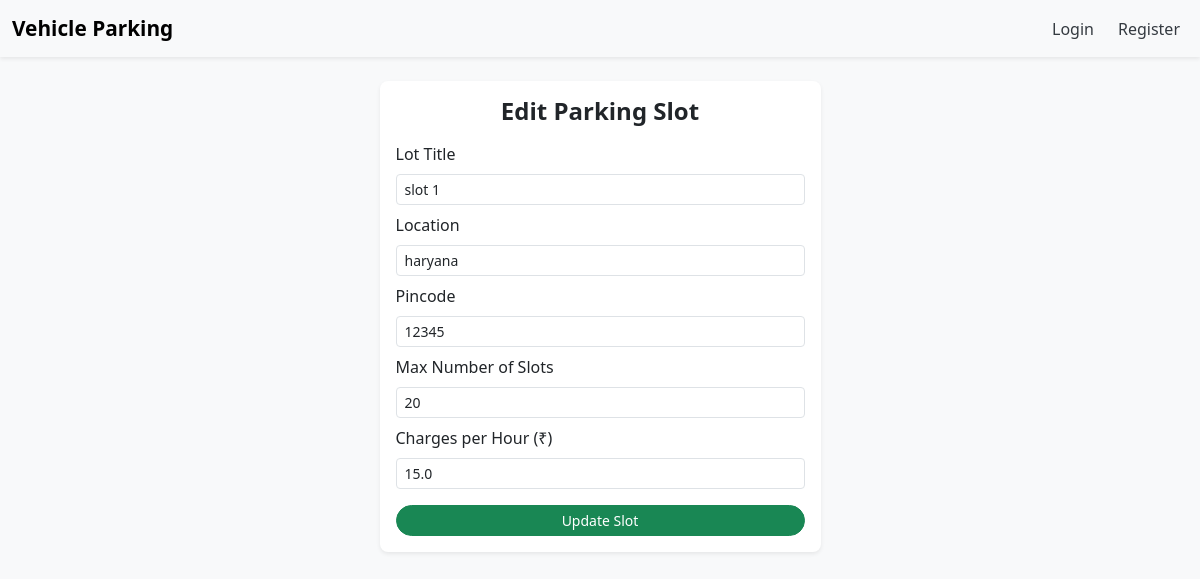
The app's page /slot/1/edit, older data.
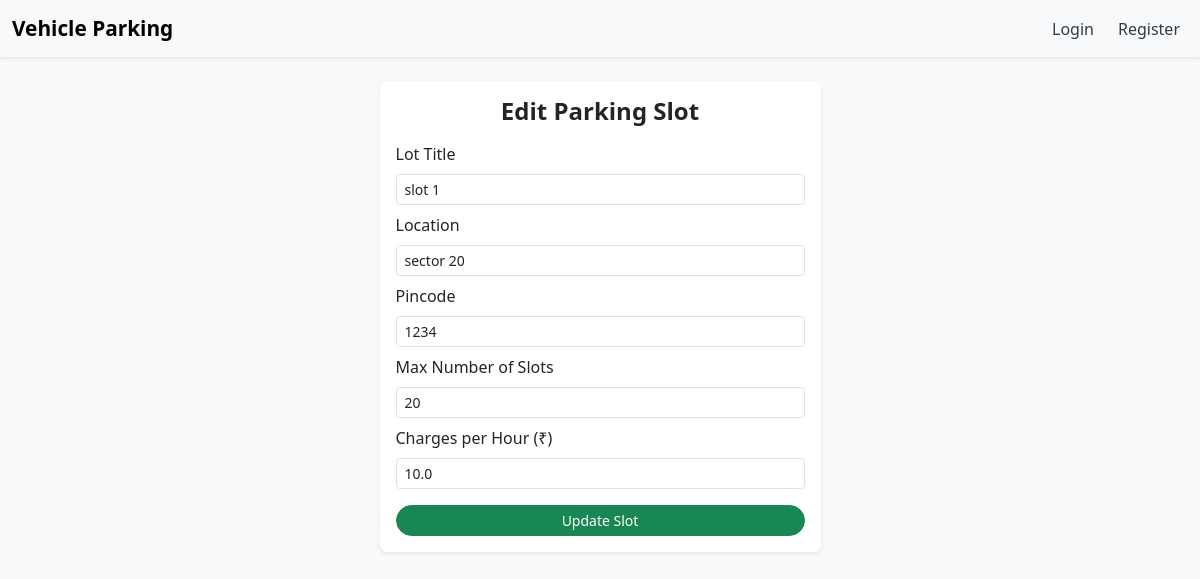
The same page, newer data.
### models.py (models this page shows)
class LotInfo(db.Model):
    __tablename__ = 'lots_info'
    lot_id = db.Column(db.Integer, primary_key=True)
    lot_title = db.Column(db.String(120), nullable=False)
    lot_location = db.Column(db.String(200))
    lot_zip = db.Column(db.String(10))
    rate_per_hr = db.Column(db.Float, nullable=False)
    total_slots = db.Column(db.Integer, nullable=False)
    slot_list = db.relationship('LotSlot', backref='parent_lot', cascade="all, delete", lazy=True)

### routes.py (the view)
    @app.route('/slot/<int:slot_id>/edit')
    def edit_slot(slot_id):
        slot = LotInfo.query.get(slot_id)
        if not slot:
            flash("Slot not found.")
            return redirect(url_for('admin_login'))
        return render_template('edit_slot.html', slot=slot)

### templates/edit_slot.html (shortened to what this page needs)
{% extends "layout.html" %}
{% block content %}
<div class="container mt-4 mb-4">
    <div class="row justify-content-center">
        <div class="col-12 col-sm-8 col-md-6 col-lg-5">
            <div class="card shadow-sm rounded-3 border-0">
                <div class="card-body p-3">
                    <h4 class="mb-3 text-center fw-bold">Edit Parking Slot</h4>
                    <form method="POST" action="{{ url_for('edit_slot_post', slot_id=slot.lot_id) }}">
                        <div class="mb-2">
                            <label for="lot_title" class="form-label">Lot Title</label>
                            <input type="text" class="form-control form-control-sm" id="lot_title" name="lot_title" value="{{ slot.lot_title }}" required>
                        </div>
                        <div class="mb-2">
                            <label for="location" class="form-label">Location</label>
                            <input type="text" class="form-control form-control-sm" id="location" name="location" value="{{ slot.lot_location }}" required>
                        </div>
                        <div class="mb-2">
                            <label for="pincode" class="form-label">Pincode</label>
                            <input type="text" class="form-control form-control-sm" id="pincode" name="pincode" value="{{ slot.lot_zip }}" required>
                        </div>
                        <div class="mb-2">
                            <label for="number_of_slots" class="form-label">Max Number of Slots</label>
                            <input type="number" class="form-control form-control-sm" id="number_of_slots" name="number_of_slots" value="{{ slot.total_slots }}" required>
                        </div>
                        <div class="mb-3">
                            <label for="charges_per_hour" class="form-label">Charges per Hour (₹)</label>
                            <input type="number" class="form-control form-control-sm" id="charges_per_hour" name="charges_per_hour" value="{{ slot.rate_per_hr }}" required>
                        </div>
                        <div class="d-grid">
                            <button type="submit" class="btn btn-success btn-sm rounded-pill">Update Slot</button>
                        </div>
                    </form>
                </div>
            </div>
        </div>
    </div>
</div>
{% endblock %}

Row changes from the older to the newer data that the page shows:
changed LotInfo "slot 1": location "haryana" → "sector 20"; pincode "12345" → "1234"; charges_per_hour "15.0" → "10.0"
